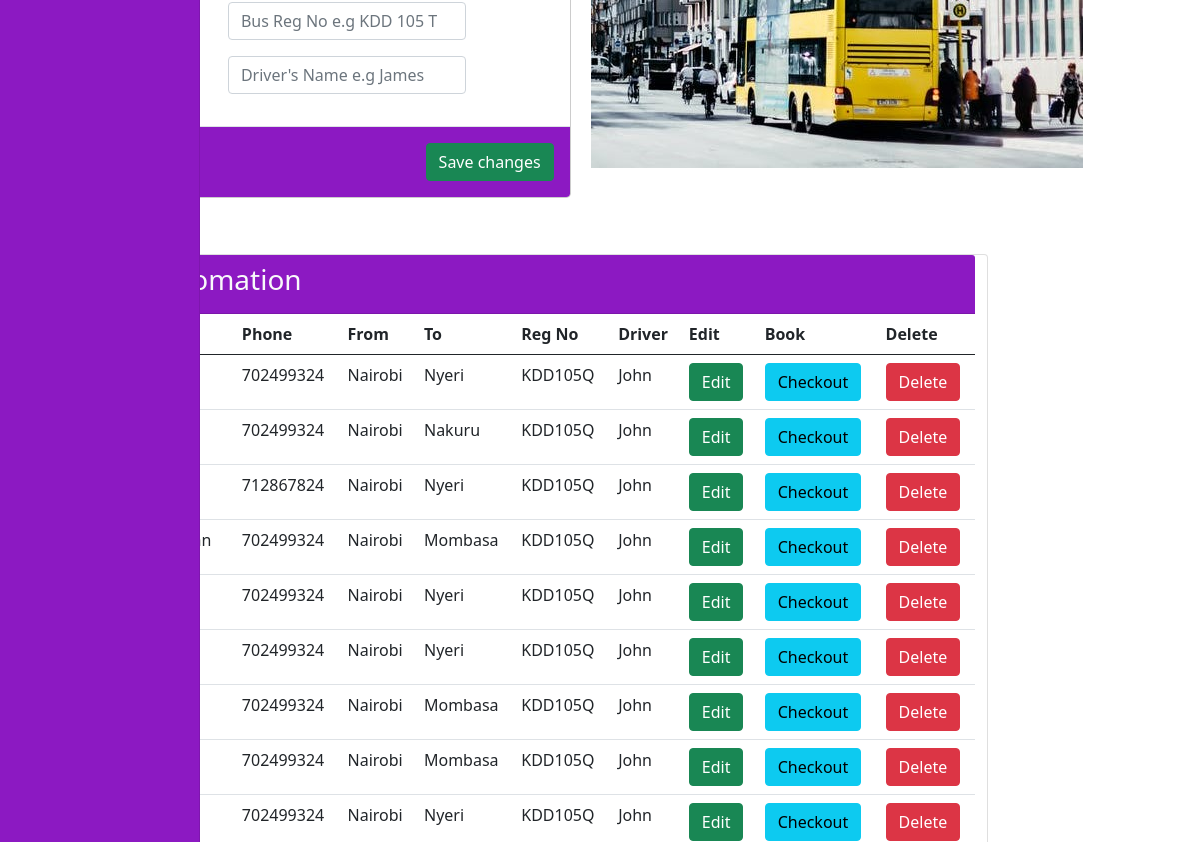
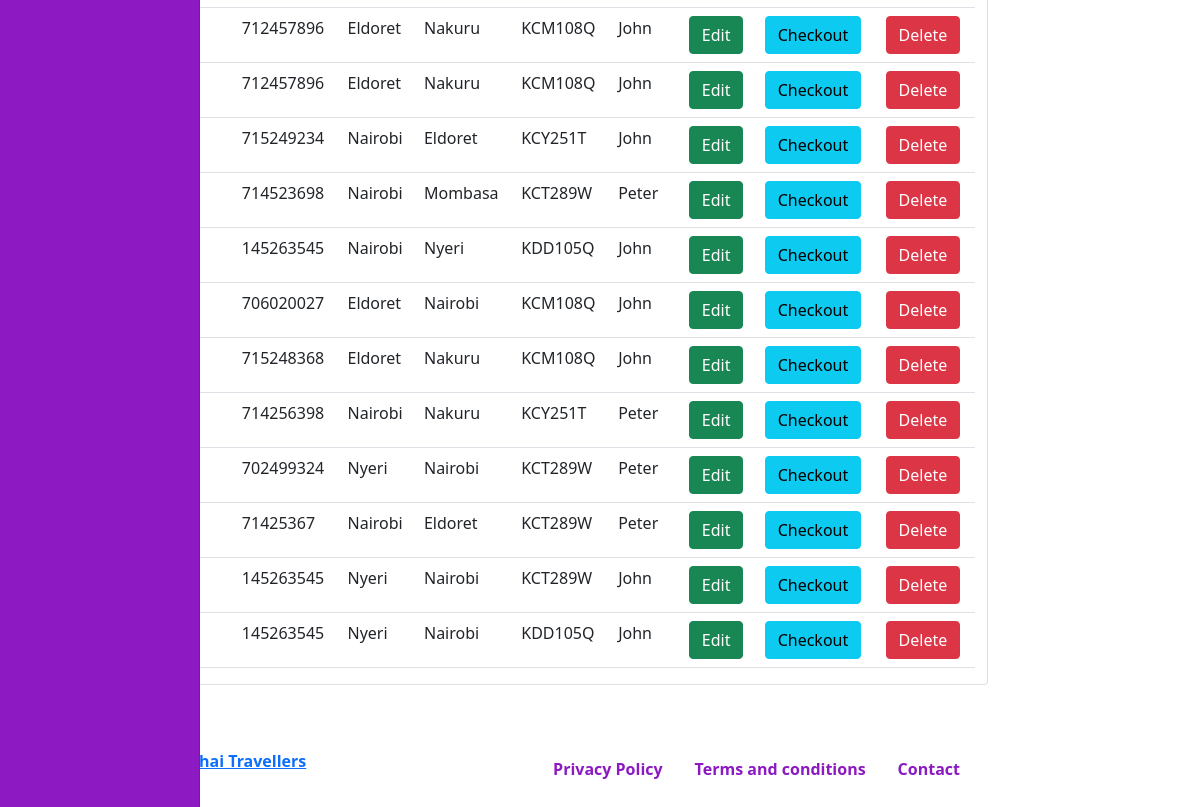
Page /admin/home.php (signed in, lower part) on the earlier database version (2 pictures, top to bottom).
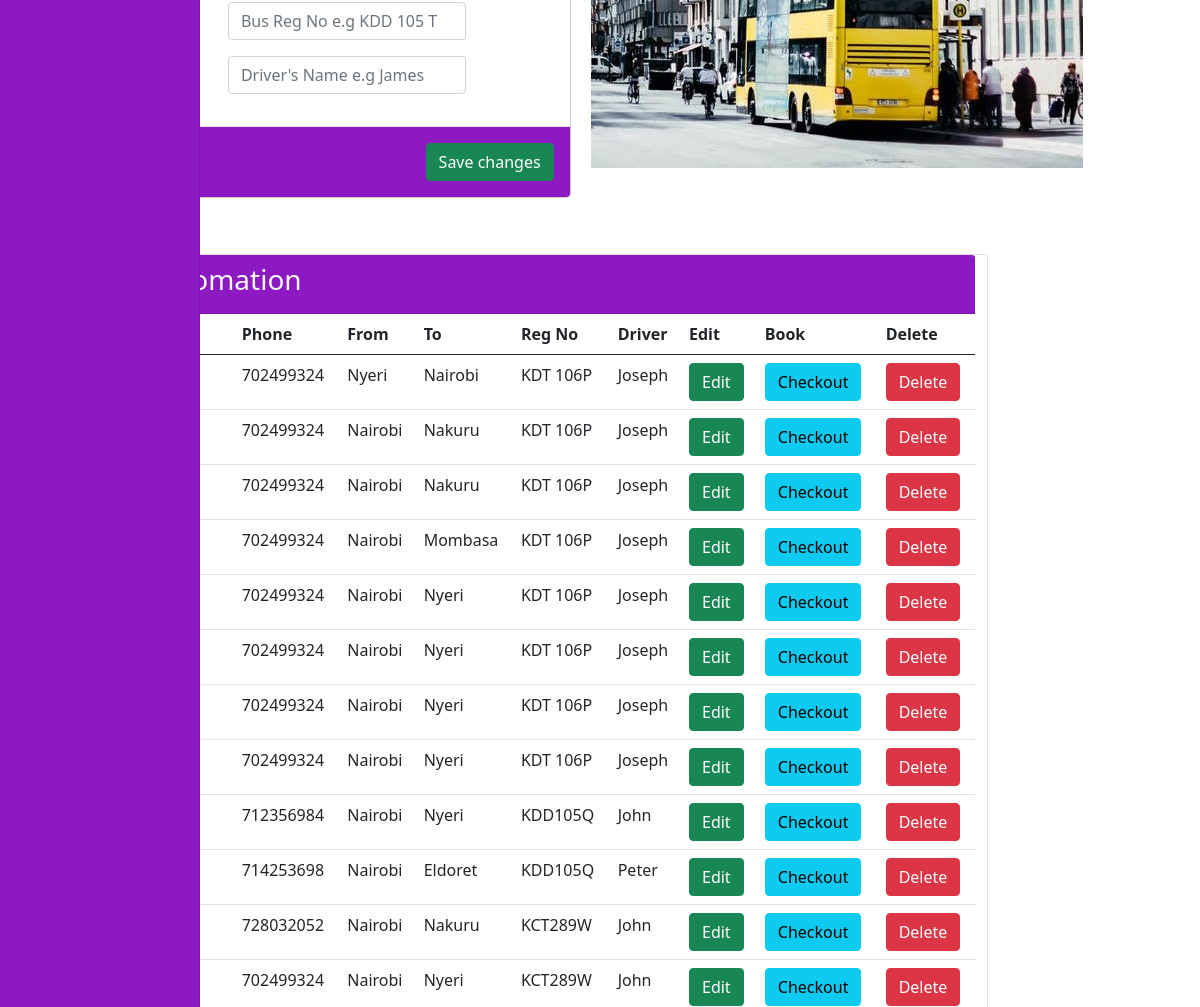
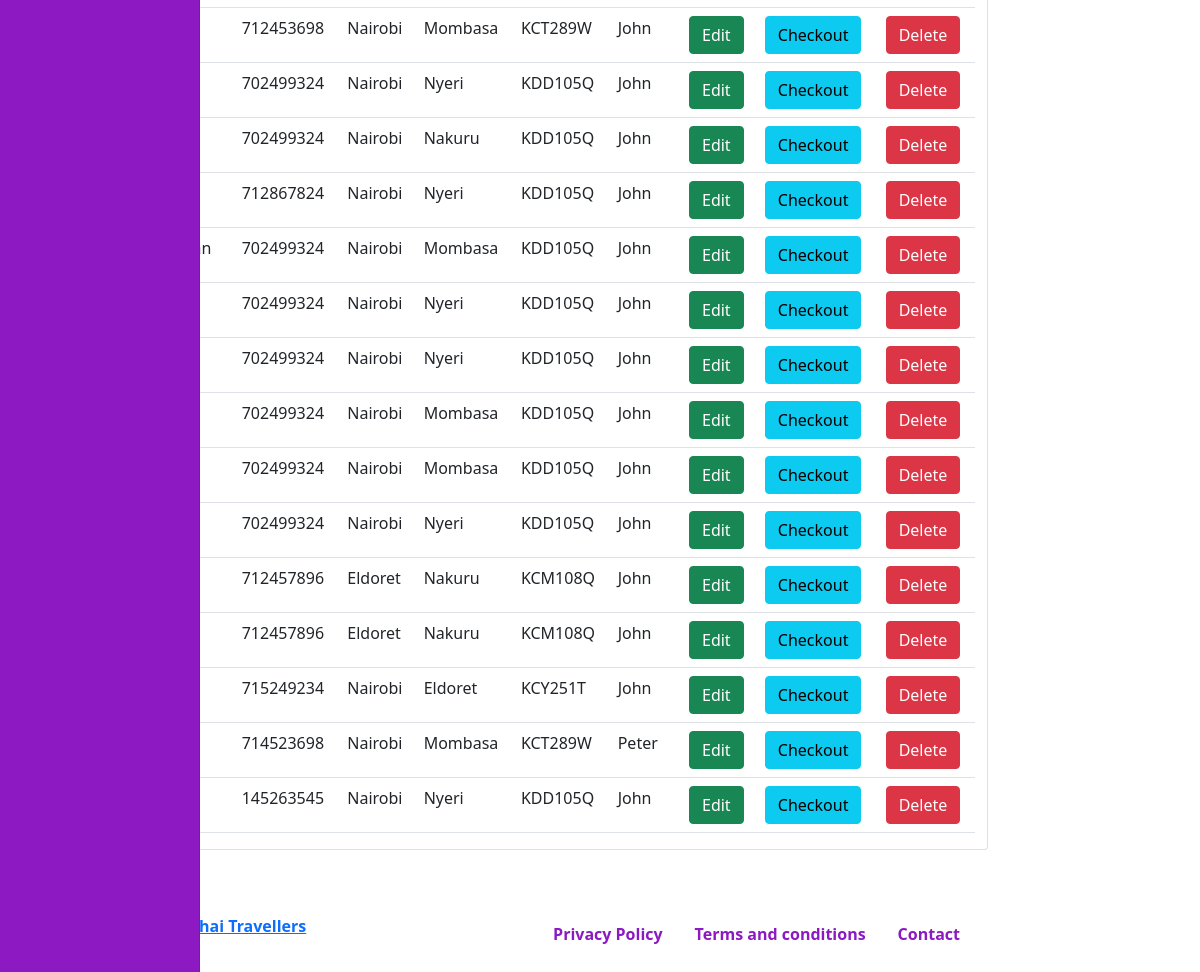
Same page on the later database version (2 pictures, top to bottom).
### tables this page shows
CREATE TABLE `bookings` (
  `id` int(11) NOT NULL,
  `fullname` varchar(255) NOT NULL,
  `phone` int(20) NOT NULL,
  `fromm` varchar(100) NOT NULL,
  `too` enum('Nyeri','Nairobi','Mombasa','Nakuru','Eldoret','Kisumu') NOT NULL,
  `date` date NOT NULL,
  `fare` int(100) NOT NULL,
  `seat` enum('01','02','03','04','05','06','07','08','09','10','11','12','13','14') NOT NULL,
  `regno` varchar(20) NOT NULL,
  `driver` varchar(100) NOT NULL,
  `admin` varchar(100) NOT NULL,
  `branch` varchar(100) NOT NULL
);

### admin/partials/i_passengers.php (the view, shortened to what this page needs)
<?php
 $sql ="SELECT *FROM bookings
  ORDER BY  id  DESC";
   $query =$con->query($sql);
   WHILE($row=$query->fetch_assoc())
   {
       ?>
<tr>
    <td><?php echo $row['fullname'];?></td>
    <td><?php echo $row['phone'];?></td>
    <td><?php echo $row['fromm'];?></td>
    <td><?php echo $row['too'];?></td>
    <td><?php echo $row['regno'];?></td>
    <td><?php echo $row['driver'];?></td>
    <form action="actions/edit.php" Method="POST">
        <th><input type="submit" name="edit" class="btn btn-success" data-target="#addnew" value="Edit"></th>
    </form>
     <form action="checkout.php" Method="POST">
        <th><input type="submit" name="edit" class="btn btn-info" data-target="#addnew" value="Checkout"></th>
    </form>
    <form action="partials/delete.php" Method="POST">
        <th><input type="submit" name="delete" class="btn btn-danger" value="Delete"></th>
    </form>
</tr>
<?php
                }
                ?>

### admin/header.php (shortened to what this page needs)
<!DOCTYPE html>
<html lang="en">
<head>
    <link rel="stylesheet" href="https://stackpath.bootstrapcdn.com/bootstrap/5.0.0-alpha1/css/bootstrap.min.css"
>
    <link href="https://stackpath.bootstrapcdn.com/font-awesome/4.7.0/css/font-awesome.min.css" rel="stylesheet">
    <link rel="stylesheet" href="https://cdn.jsdelivr.net/npm/bootstrap-icons@1.5.0/font/bootstrap-icons.css">
    <link rel="stylesheet" href="../assets/css/dashboard.css">
</head>
<body>
    <div class="container-fluid">
        <div class="row">
            <nav id="sidebar" class="col-md-3 col-lg-2 d-md-block sidebar collapse" style="background:#8c19c2">
            </nav>
            <main class="col-md-9 ml-sm-auto col-lg-10 px-md-4 py-4">

### admin/home.php (shortened to what this page needs)
<?php
include 'header.php';
?>
<div class="row my-3 p-3">
    <div class="col-md-7 p-2">
        <form action="actions/add_bookings.php" method="POST" enctype="multipart/form-data" lass="p-3">
            <div class="modal-content">
                <div class="modal-body">
                    <div class="mb-3">
                        <div class="row">
                            <div class="col-md-4">
                                <label for="regno">Reg No</label>
                            </div>
                            <div class="col-md-6">
                                <input type="tel" class="form-control w-80 m-auto" name="regno"
                                    placeholder="Bus Reg No e.g KDD 105 T" required="required">
                            </div>
                        </div>
                    </div>
                    <div class="mb-3">
                        <div class="row">
                            <div class="col-md-4">
                                <label for="driver">Driver's Name</label>
                            </div>
                            <div class="col-md-6">
                                <input type="text" class="form-control w-80 m-auto" name="driver"
                                    placeholder="Driver's Name e.g James" required="required">
                            </div>
                        </div>
                    </div>
                </div>
                <div class="modal-footer" style="background:#8c19c2; color: white;">
                    <button type="submit" name="submit" class="btn btn-success">Save changes</button>
                </div>
            </div>
        </form>
    </div>
    <div class="col-md-5 ">
        <img src="../assets/images/image.jpeg" alt="">
    </div>
</div>
<div class="row">
    <?php
include 'passengers.php';
?>
</div>
<?php
include 'footer.php';
?>

### admin/passengers.php (shortened to what this page needs)
<div class="card my-3 table-responsive">
    <div class="card-header fw-bold" style="background:#8c19c2;">
        <div class="row">
            <div class="col-md-4 text-left text-light">
                <h3>Booking infomation</h3>
            </div>
            <div class="col-md-4 text-center">
            </div>
        </div>
    </div>
    <table class="table">
        <thead>
            <tr>
                <th scope="col">Full Name</th>
                <th scope="col">Phone</th>
                <th scope="col">From</th>
                <th scope="col">To</th>
                <th scope="col">Reg No</th>
                <th scope="col">Driver</th>
                <th scope="col">Edit</th>
                <th scope="col">Book</th>
                <th scope="col">Delete</th>
            </tr>
        </thead>
        <tbody>
            <?php
               require_once('partials/i_passengers.php');
                ?>
        </tbody>
    </table>
</div>

### admin/footer.php (shortened to what this page needs)
<footer class="pt-5 d-flex justify-content-between" style="color: #8c19c2; font-weight: 600;">
    <span>Copyright © 2021 <a href="#">Muchai Travellers </a></span>
    <ul class="nav m-0">
        <li class="nav-item">
            <a class="nav-link" aria-current="page" href="#" style="color: #8c19c2; font-weight: 600;">Privacy Policy</a>
        </li>
        <li class="nav-item">
            <a class="nav-link" href="#"style="color: #8c19c2; font-weight: 600;">Terms and conditions</a>
        </li>
        <li class="nav-item">
            <a class="nav-link" href="#"style="color: #8c19c2; font-weight: 600;">Contact</a>
        </li>
    </ul>
</footer>
</main>
</div>
</div>
</body>
</html>

### assets/css/dashboard.css (style rules this page uses)
.sidebar { position: fixed; top: 0; bottom: 0; left: 0; z-index: 100; padding: 6px 0 0; box-shadow: inset -1px 0 0 rgba(0, 0, 0, .1); z-index: 99; }

Differences in the rows shown:
removed bookings: phone "706020027", fromm "Eldoret", too "Nairobi", regno "KCM108Q", driver "John"
removed bookings: phone "715248368", fromm "Eldoret", too "Nakuru", regno "KCM108Q", driver "John"
removed bookings: phone "714256398", fromm "Nairobi", too "Nakuru", regno "KCY251T", driver "Peter"
removed bookings: phone "702499324", fromm "Nyeri", too "Nairobi", regno "KCT289W", driver "Peter"
removed bookings: phone "71425367", fromm "Nairobi", too "Eldoret", regno "KCT289W", driver "Peter"
removed bookings: phone "145263545", fromm "Nyeri", too "Nairobi", regno "KCT289W", driver "John"
removed bookings: phone "145263545", fromm "Nyeri", too "Nairobi", regno "KDD105Q", driver "John"
added bookings: phone "702499324", fromm "Nyeri", too "Nairobi", regno "KDT 106P", driver "Joseph"
added bookings: phone "702499324", fromm "Nairobi", too "Nakuru", regno "KDT 106P", driver "Joseph"
added bookings: phone "702499324", fromm "Nairobi", too "Nakuru", regno "KDT 106P", driver "Joseph"
added bookings: phone "702499324", fromm "Nairobi", too "Mombasa", regno "KDT 106P", driver "Joseph"
added bookings: phone "702499324", fromm "Nairobi", too "Nyeri", regno "KDT 106P", driver "Joseph"
added bookings: phone "702499324", fromm "Nairobi", too "Nyeri", regno "KDT 106P", driver "Joseph"
added bookings: phone "702499324", fromm "Nairobi", too "Nyeri", regno "KDT 106P", driver "Joseph"
added bookings: phone "702499324", fromm "Nairobi", too "Nyeri", regno "KDT 106P", driver "Joseph"
added bookings: phone "712356984", fromm "Nairobi", too "Nyeri", regno "KDD105Q", driver "John"
added bookings: phone "714253698", fromm "Nairobi", too "Eldoret", regno "KDD105Q", driver "Peter"
added bookings: phone "728032052", fromm "Nairobi", too "Nakuru", regno "KCT289W", driver "John"
added bookings: phone "702499324", fromm "Nairobi", too "Nyeri", regno "KCT289W", driver "John"
added bookings: phone "712453698", fromm "Nairobi", too "Mombasa", regno "KCT289W", driver "John"
